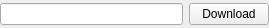
<?xml version="1.0" encoding="UTF-8"?>
<ui version="4.0">
 <class>Form</class>
 <widget class="QWidget" name="Form">
  <property name="geometry">
   <rect>
    <x>0</x>
    <y>0</y>
    <width>269</width>
    <height>28</height>
   </rect>
  </property>
  <property name="windowTitle">
   <string>Form</string>
  </property>
  <layout class="QHBoxLayout" name="horizontalLayout">
   <property name="leftMargin">
    <number>0</number>
   </property>
   <property name="topMargin">
    <number>0</number>
   </property>
   <property name="rightMargin">
    <number>0</number>
   </property>
   <property name="bottomMargin">
    <number>0</number>
   </property>
   <item>
    <widget class="QLineEdit" name="report_name"/>
   </item>
   <item>
    <widget class="QPushButton" name="report_download">
     <property name="text">
      <string>Download</string>
     </property>
    </widget>
   </item>
  </layout>
 </widget>
 <resources/>
 <connections/>
</ui>
